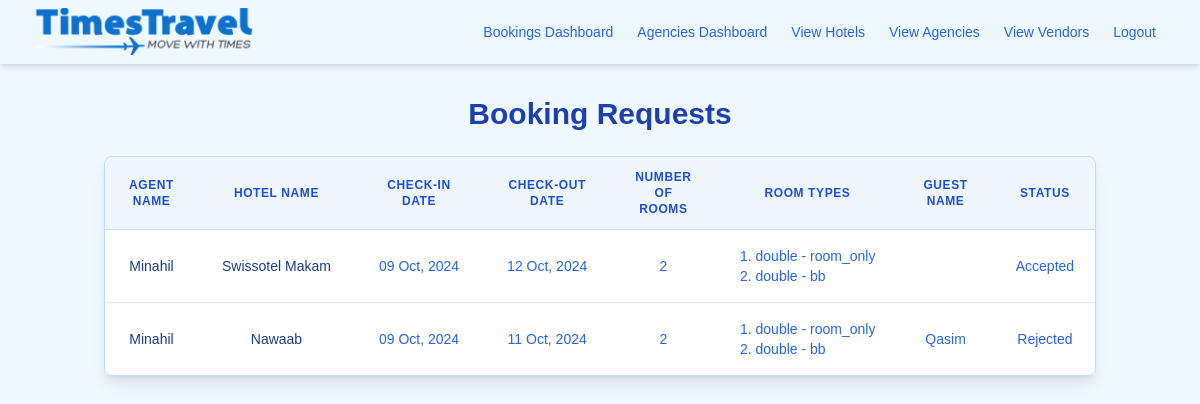
The app's page /view_booking_requests (signed in), older data.
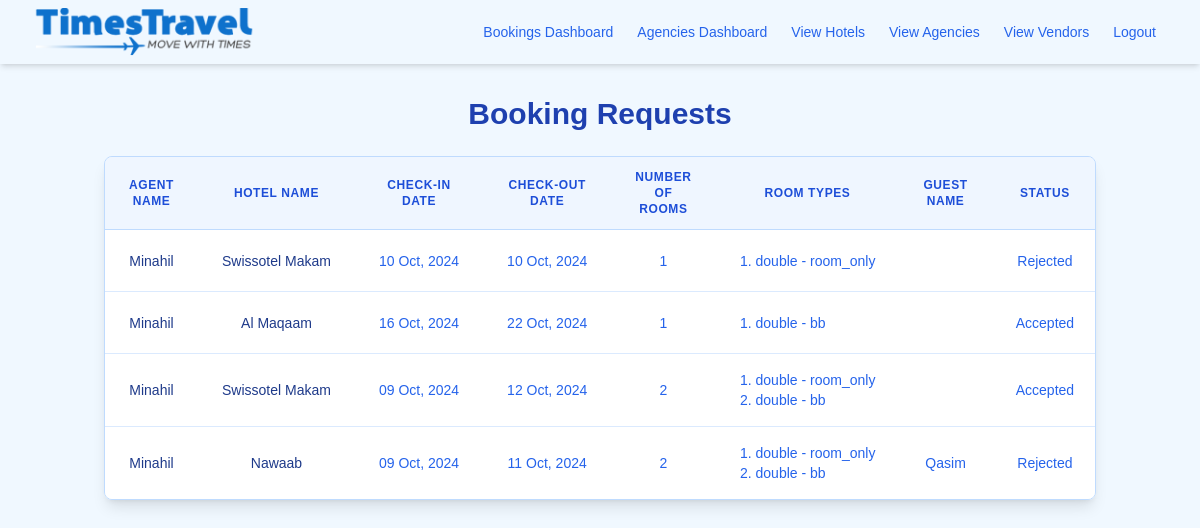
The same page, newer data.
### app/models.py (models this page shows, shortened)
class BookingRequest(db.Model):
    __tablename__ = 'booking_request'
    id = Column(Integer, primary_key=True)
    destination = Column(String(128), nullable=False)
    hotel_name = Column(String(128), nullable=False)
    num_rooms = Column(Integer, nullable=False, default=1)
    check_in = Column(Date, nullable=False)
    check_out = Column(Date, nullable=False)
    guest_name = Column(String(128), nullable=True)
    status = Column(Boolean, default=False)
    view_status = Column(Boolean, default=False)
    agent_id = Column(Integer, ForeignKey('users.id'), nullable=True)
    agent = relationship(
        'User',  # This must match the User model
        back_populates='booking_requests',  # This must match the back_populates in User model
        foreign_keys=[agent_id]
    )
    room_requests = relationship('RoomRequest', back_populates='booking_request',
                                cascade='all, delete-orphan')
    bookings = relationship('Booking', back_populates='booking_request')

class User(UserMixin, db.Model):
    __tablename__ = 'users'
    id = Column(Integer, primary_key=True)
    username = Column(String(64), nullable=False)
    email = Column(String(120), unique=True, nullable=False)
    hashed_password = Column(String(128), nullable=False)
    role = Column(String(64), nullable=False, default='user')
    agency_id = Column(Integer, ForeignKey('agencies.id'), nullable=True)
    agency = relationship(
        'Agency',
        back_populates='users',
        foreign_keys=[agency_id]
    )
    bookings = relationship(
        'Booking',
        back_populates='agent',
        foreign_keys='Booking.agent_id'
    )
    booking_requests = relationship(
        'BookingRequest',  # This must match the table name BookingRequest
        back_populates='agent',  # Ensure this matches the back_populates in BookingRequest
        foreign_keys='BookingRequest.agent_id'
    )

class RoomRequest(db.Model):
    __tablename__ = 'room_request'
    id = Column(Integer, primary_key=True)
    booking_request_id = Column(Integer, ForeignKey('booking_request.id'), nullable=False)
    room_type = Column(String(100), nullable=False)
    inclusion = Column(String(100), nullable=False)
    price_to_beat = Column(Float, nullable=True)
    price_offered = Column(Float, nullable=True)
    booking_request = relationship('BookingRequest', back_populates='room_requests')

### app/routes/booking_routes.py (the view)
@booking_bp.route('/view_booking_requests', methods=['GET'])
@login_required
@roles_required('super_admin', 'admin')
def view_booking_requests():
    booking_requests = BookingRequest.query.order_by(desc(BookingRequest.id)).all()
    return render_template('booking/view_booking_requests.html', booking_requests=booking_requests)

### app/models.py (called while the page is built)
@login.user_loader
def load_user(id):
    return User.query.get(int(id))

### app/templates/booking/view_booking_requests.html (shortened to what this page needs)
{% extends "index.html" %}
{% block content %}
<div class="container mx-auto mt-8 px-4">
    <h1 class="text-3xl font-bold text-blue-800 mb-6">Booking Requests</h1>
    {% if booking_requests %}
        <div class="overflow-x-auto bg-white rounded-lg shadow-lg border border-blue-200">
            <table class="min-w-full divide-y divide-blue-200">
                <thead class="bg-blue-50">
                    <tr>
                        <th scope="col" class="px-6 py-3 text-xs font-semibold text-blue-700 uppercase tracking-wider">Agent Name</th>
                        <th scope="col" class="px-6 py-3 text-xs font-semibold text-blue-700 uppercase tracking-wider">Hotel Name</th>
                        <th scope="col" class="px-6 py-3 text-xs font-semibold text-blue-700 uppercase tracking-wider">Check-in Date</th>
                        <th scope="col" class="px-6 py-3 text-xs font-semibold text-blue-700 uppercase tracking-wider">Check-out Date</th>
                        <th scope="col" class="px-6 py-3 text-xs font-semibold text-blue-700 uppercase tracking-wider">Number of Rooms</th>
                        <th scope="col" class="px-6 py-3 text-xs font-semibold text-blue-700 uppercase tracking-wider">Room Types</th>
                        <th scope="col" class="px-6 py-3 text-xs font-semibold text-blue-700 uppercase tracking-wider">Guest Name</th>
                        <th scope="col" class="px-6 py-3 text-xs font-semibold text-blue-700 uppercase tracking-wider">Status</th>
                    </tr>
                </thead>
                <tbody class="bg-white divide-y divide-blue-100">
                    {% for booking_request in booking_requests %}
                        <tr class="hover:bg-blue-50 transition-colors duration-200">
                            <td class="px-6 py-4 whitespace-nowrap text-sm font-medium text-blue-900">{{ booking_request.agent.username }}</td>
                            <td class="px-6 py-4 whitespace-nowrap text-sm font-medium text-blue-900">{{ booking_request.hotel_name }}</td>
                            <td class="px-6 py-4 whitespace-nowrap text-sm text-blue-600">{{ booking_request.check_in.strftime('%d %b, %Y') }}</td>
                            <td class="px-6 py-4 whitespace-nowrap text-sm text-blue-600">{{ booking_request.check_out.strftime('%d %b, %Y') }}</td>
                            <td class="px-6 py-4 whitespace-nowrap text-sm text-blue-600">{{ booking_request.num_rooms }}</td>
                            <td class="px-6 py-4 whitespace-nowrap text-sm text-blue-600">
                                <ol class="list-decimal pl-4 text-left">
                                    {% for room in booking_request.room_requests %}
                                        <li>
                                            {% if room.room_type and room.inclusion %}
                                                {{ room.room_type }} - {{ room.inclusion }}
                                            {% elif room.room_type %}
                                                {{ room.room_type }}
                                            {% elif room.inclusion %}
                                                {{ room.inclusion }}
                                            {% else %}
                                                Room details not available
                                            {% endif %}
                                        </li>
                                    {% endfor %}
                                </ol>
                            </td>
                            <td class="px-6 py-4 whitespace-nowrap text-sm text-blue-600">{{ booking_request.guest_name }}</td>
                            <td class="px-6 py-4 whitespace-nowrap text-sm text-blue-600">
                                {{ 'Accepted' if booking_request.status else 'Rejected' }}
                            </td>
                        </tr>
                    {% endfor %}
                </tbody>
            </table>
        </div>
    {% else %}
        <div class="bg-white shadow-md rounded-lg p-6 border border-blue-200">
            <p class="text-blue-600 text-center">No booking requests available at this time.</p>
        </div>
    {% endif %}
</div>
{% endblock %}

### app/templates/index.html (shortened to what this page needs)
{% extends "base.html" %}

### app/templates/base.html (shortened to what this page needs)
<!DOCTYPE html>
<html lang="en">
<head>
    <link rel="stylesheet" href="{{ url_for('static', filename='style.css') }}">
    <link rel="stylesheet" href="https://cdnjs.cloudflare.com/ajax/libs/font-awesome/6.0.0-beta3/css/all.min.css">
    <link rel="stylesheet" href="https://cdnjs.cloudflare.com/ajax/libs/flatpickr/4.6.13/flatpickr.min.css">
    <script src="https://cdn.tailwindcss.com"></script>
</head>
<body class="bg-primary-100">
    <nav class="bg-yellow-400 shadow-md">
        <div class="max-w-7xl mx-auto px-4 sm:px-6 lg:px-8">
            <div class="flex justify-between h-16">
                <div class="flex">
                    <div class="flex-shrink-0 flex items-center">
                      <a href="{{ url_for('auth.index') }}">
                        <img src="{{ url_for('static', filename='images/Times_logo-high.png') }}" alt="Times Travel Logo" class="h-12 w-auto mr-2">
                      </a>
                    </div>
                </div>
                <div class="flex items-center">
                    <div class="hidden md:block">
                        <div class="ml-4 flex items-center md:ml-6">
                            {% if current_user.is_authenticated %}
                                {% if current_user.role == 'super_admin' or current_user.role == 'admin' %}
                                    <a href="{{ url_for('booking.view_bookings') }}" class="text-blue-600 hover:text-blue-900 px-3 py-2 rounded-md text-sm font-medium">Bookings Dashboard</a>
                                    <a href="{{ url_for('agency.agencies_dashboard') }}" class="text-blue-600 hover:text-blue-900 px-3 py-2 rounded-md text-sm font-medium">Agencies Dashboard</a>
                                    <a href="{{ url_for('hotel.view_hotels') }}" class="text-blue-600 hover:text-blue-900 px-3 py-2 rounded-md text-sm font-medium">View Hotels</a>
                                    <a href="{{ url_for('agency.view_agencies') }}" class="text-blue-600 hover:text-blue-900 px-3 py-2 rounded-md text-sm font-medium">View Agencies</a>
                                    <a href="{{ url_for('vendor.view_vendors') }}" class="text-blue-600 hover:text-blue-900 px-3 py-2 rounded-md text-sm font-medium">View Vendors</a>
                                {% elif current_user.role == 'super_admin' or current_user.role == 'agency_admin' %}
                                    <a href="{{ url_for('agency.agencies_dashboard') }}" class="text-blue-600 hover:text-blue-900 px-3 py-2 rounded-md text-sm font-medium">Agencies Dashboard</a>
                                {% endif %}
                                <a href="{{ url_for('auth.logout') }}" class="text-blue-600 hover:text-blue-900 px-3 py-2 rounded-md text-sm font-medium">Logout</a>
                            {% else %}
                                <a href="{{ url_for('auth.login') }}" class="text-blue-600 hover:text-blue-900 px-3 py-2 rounded-md text-sm font-medium">Login</a>
                            {% endif %}
                        </div>
                    </div>
                </div>
            </div>
        </div>
    </nav>
    <div class="mt-6 mx-auto max-w-7xl px-4 sm:px-6 lg:px-8">
        {% block content %}{% endblock %}
    </div>
</body>
</html>

### app/static/css/style.css (style rules this page uses)
body { font-family: Arial, Helvetica, sans-serif; background: url('../images/backpic.jpeg') ; background-position: center; background-repeat: no-repeat; background-size: cover; height: 600px; }

### app/templates/base.html (style rules this page uses)
body { font-family: Arial, sans-serif; background-color: #f0f8ff; text-align: center; }

Row changes from the older to the newer data that the page shows:
added BookingRequest: agent.username "Minahil", hotel_name "Swissotel Makam", check_in "10 Oct, 2024", check_out "10 Oct, 2024", num_rooms "1", status "Rejected"
added RoomRequest: room_type "double", inclusion "room_only", shown under "Minahil"
added BookingRequest: agent.username "Minahil", hotel_name "Al Maqaam", check_in "16 Oct, 2024", check_out "22 Oct, 2024", num_rooms "1", status "Accepted"
added RoomRequest: room_type "double", inclusion "bb", shown under "Minahil"
